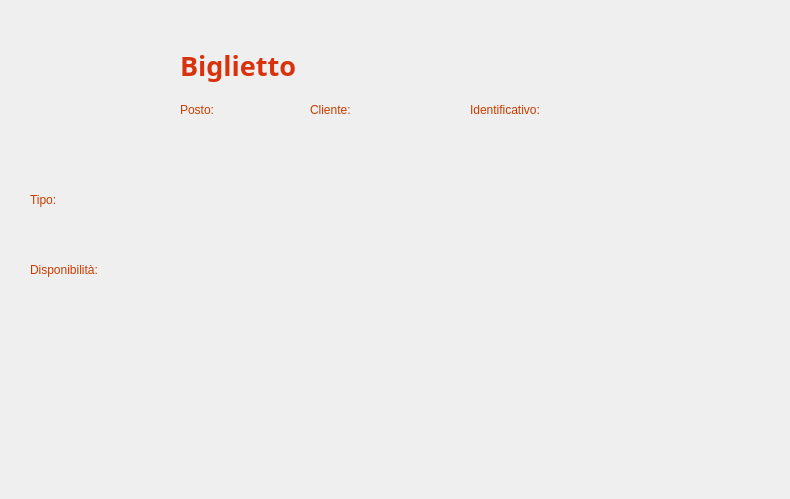
<?xml version="1.0" encoding="UTF-8"?>
<ui version="4.0">
 <class>VistaVisualizzaBigliettoAmministratore</class>
 <widget class="QWidget" name="VistaVisualizzaBigliettoAmministratore">
  <property name="geometry">
   <rect>
    <x>0</x>
    <y>0</y>
    <width>790</width>
    <height>499</height>
   </rect>
  </property>
  <property name="windowTitle">
   <string>Biglietto - CineMax</string>
  </property>
  <widget class="QLabel" name="Sfondo">
   <property name="geometry">
    <rect>
     <x>0</x>
     <y>0</y>
     <width>791</width>
     <height>501</height>
    </rect>
   </property>
   <property name="font">
    <font>
     <family>Segoe UI</family>
    </font>
   </property>
   <property name="styleSheet">
    <string notr="true">QLabel {
    background: qlineargradient(
        x1: 0, y1: 1,
        x2: 0, y2: 0,
        stop: 0 #210A00,
        stop: 1 #7D2100
    );
}</string>
   </property>
   <property name="text">
    <string/>
   </property>
  </widget>
  <widget class="QLabel" name="labelIconaFoto">
   <property name="geometry">
    <rect>
     <x>30</x>
     <y>30</y>
     <width>131</width>
     <height>131</height>
    </rect>
   </property>
   <property name="text">
    <string/>
   </property>
   <property name="pixmap">
    <pixmap>Viste/Immagini/IconaFotoAmministratore.png</pixmap>
   </property>
   <property name="scaledContents">
    <bool>true</bool>
   </property>
  </widget>
  <widget class="QLabel" name="labelTitolo">
   <property name="geometry">
    <rect>
     <x>180</x>
     <y>100</y>
     <width>63</width>
     <height>20</height>
    </rect>
   </property>
   <property name="styleSheet">
    <string notr="true">QLabel {
    color: #C83C00;
}</string>
   </property>
   <property name="text">
    <string>Posto:</string>
   </property>
   <property name="alignment">
    <set>Qt::AlignmentFlag::AlignLeading|Qt::AlignmentFlag::AlignLeft|Qt::AlignmentFlag::AlignVCenter</set>
   </property>
  </widget>
  <widget class="QLabel" name="labelTitoloPrincipale">
   <property name="geometry">
    <rect>
     <x>180</x>
     <y>30</y>
     <width>291</width>
     <height>71</height>
    </rect>
   </property>
   <property name="font">
    <font>
     <family>Segoe UI Variable</family>
     <pointsize>20</pointsize>
     <bold>true</bold>
    </font>
   </property>
   <property name="styleSheet">
    <string notr="true">QLabel {
    color: #D7320C;
}</string>
   </property>
   <property name="text">
    <string>Biglietto</string>
   </property>
   <property name="alignment">
    <set>Qt::AlignmentFlag::AlignLeading|Qt::AlignmentFlag::AlignLeft|Qt::AlignmentFlag::AlignVCenter</set>
   </property>
  </widget>
  <widget class="ClickableLabel" name="labelHomeButton">
   <property name="geometry">
    <rect>
     <x>700</x>
     <y>20</y>
     <width>63</width>
     <height>61</height>
    </rect>
   </property>
   <property name="text">
    <string/>
   </property>
   <property name="pixmap">
    <pixmap>Viste/Immagini/HomeButtonAmministratore.png</pixmap>
   </property>
   <property name="scaledContents">
    <bool>true</bool>
   </property>
  </widget>
  <widget class="QLabel" name="labelPostoBiglietto">
   <property name="geometry">
    <rect>
     <x>180</x>
     <y>130</y>
     <width>51</width>
     <height>20</height>
    </rect>
   </property>
   <property name="styleSheet">
    <string notr="true">QLabel {
    color: #962D00;
}</string>
   </property>
   <property name="text">
    <string/>
   </property>
  </widget>
  <widget class="QLabel" name="labelCliente">
   <property name="geometry">
    <rect>
     <x>310</x>
     <y>100</y>
     <width>61</width>
     <height>20</height>
    </rect>
   </property>
   <property name="styleSheet">
    <string notr="true">QLabel {
    color: #C83C00;
}</string>
   </property>
   <property name="text">
    <string>Cliente:</string>
   </property>
   <property name="alignment">
    <set>Qt::AlignmentFlag::AlignLeading|Qt::AlignmentFlag::AlignLeft|Qt::AlignmentFlag::AlignVCenter</set>
   </property>
  </widget>
  <widget class="QLabel" name="labelClienteBiglietto">
   <property name="geometry">
    <rect>
     <x>310</x>
     <y>130</y>
     <width>121</width>
     <height>20</height>
    </rect>
   </property>
   <property name="styleSheet">
    <string notr="true">QLabel {
    color: #962D00;
}</string>
   </property>
   <property name="text">
    <string/>
   </property>
  </widget>
  <widget class="ClickableLabel" name="labelIndietroButton">
   <property name="geometry">
    <rect>
     <x>620</x>
     <y>20</y>
     <width>63</width>
     <height>61</height>
    </rect>
   </property>
   <property name="text">
    <string/>
   </property>
   <property name="pixmap">
    <pixmap>Viste/Immagini/IndietroButtonAmministratore.png</pixmap>
   </property>
   <property name="scaledContents">
    <bool>true</bool>
   </property>
  </widget>
  <widget class="QLabel" name="labelId">
   <property name="geometry">
    <rect>
     <x>470</x>
     <y>100</y>
     <width>101</width>
     <height>20</height>
    </rect>
   </property>
   <property name="styleSheet">
    <string notr="true">QLabel {
    color: #C83C00;
}</string>
   </property>
   <property name="text">
    <string>Identificativo:</string>
   </property>
   <property name="alignment">
    <set>Qt::AlignmentFlag::AlignLeading|Qt::AlignmentFlag::AlignLeft|Qt::AlignmentFlag::AlignVCenter</set>
   </property>
  </widget>
  <widget class="QLabel" name="labelDisponibile">
   <property name="geometry">
    <rect>
     <x>30</x>
     <y>260</y>
     <width>101</width>
     <height>20</height>
    </rect>
   </property>
   <property name="styleSheet">
    <string notr="true">QLabel {
    color: #C83C00;
}</string>
   </property>
   <property name="text">
    <string>Disponibilità:</string>
   </property>
   <property name="alignment">
    <set>Qt::AlignmentFlag::AlignLeading|Qt::AlignmentFlag::AlignLeft|Qt::AlignmentFlag::AlignVCenter</set>
   </property>
  </widget>
  <widget class="QLabel" name="labelDisponibileBiglietto">
   <property name="geometry">
    <rect>
     <x>30</x>
     <y>290</y>
     <width>101</width>
     <height>20</height>
    </rect>
   </property>
   <property name="styleSheet">
    <string notr="true">QLabel {
    color: #962D00;
}</string>
   </property>
   <property name="text">
    <string/>
   </property>
  </widget>
  <widget class="QLabel" name="labelTipo">
   <property name="geometry">
    <rect>
     <x>30</x>
     <y>190</y>
     <width>61</width>
     <height>20</height>
    </rect>
   </property>
   <property name="styleSheet">
    <string notr="true">QLabel {
    color: #C83C00;
}</string>
   </property>
   <property name="text">
    <string>Tipo:</string>
   </property>
   <property name="alignment">
    <set>Qt::AlignmentFlag::AlignLeading|Qt::AlignmentFlag::AlignLeft|Qt::AlignmentFlag::AlignVCenter</set>
   </property>
  </widget>
  <widget class="QLabel" name="labelTipoBiglietto">
   <property name="geometry">
    <rect>
     <x>30</x>
     <y>220</y>
     <width>131</width>
     <height>20</height>
    </rect>
   </property>
   <property name="styleSheet">
    <string notr="true">QLabel {
    color: #962D00;
}</string>
   </property>
   <property name="text">
    <string/>
   </property>
  </widget>
  <widget class="QLabel" name="labelIdBiglietto">
   <property name="geometry">
    <rect>
     <x>470</x>
     <y>130</y>
     <width>111</width>
     <height>20</height>
    </rect>
   </property>
   <property name="styleSheet">
    <string notr="true">QLabel {
    color: #962D00;
}</string>
   </property>
   <property name="text">
    <string/>
   </property>
  </widget>
 </widget>
 <customwidgets>
  <customwidget>
   <class>ClickableLabel</class>
   <extends>QLabel</extends>
   <header>Viste.clickablelabel.h</header>
  </customwidget>
 </customwidgets>
 <resources/>
 <connections/>
</ui>
